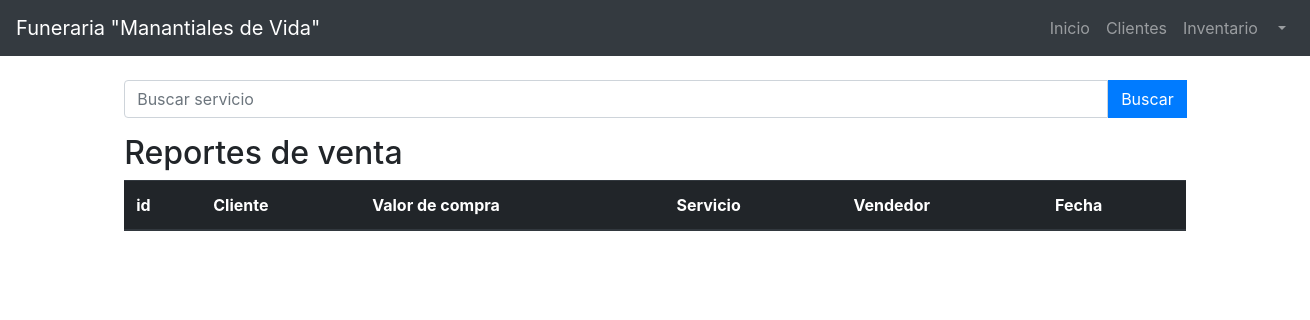
Before: /modulos/reportes/index.php with the older database file.
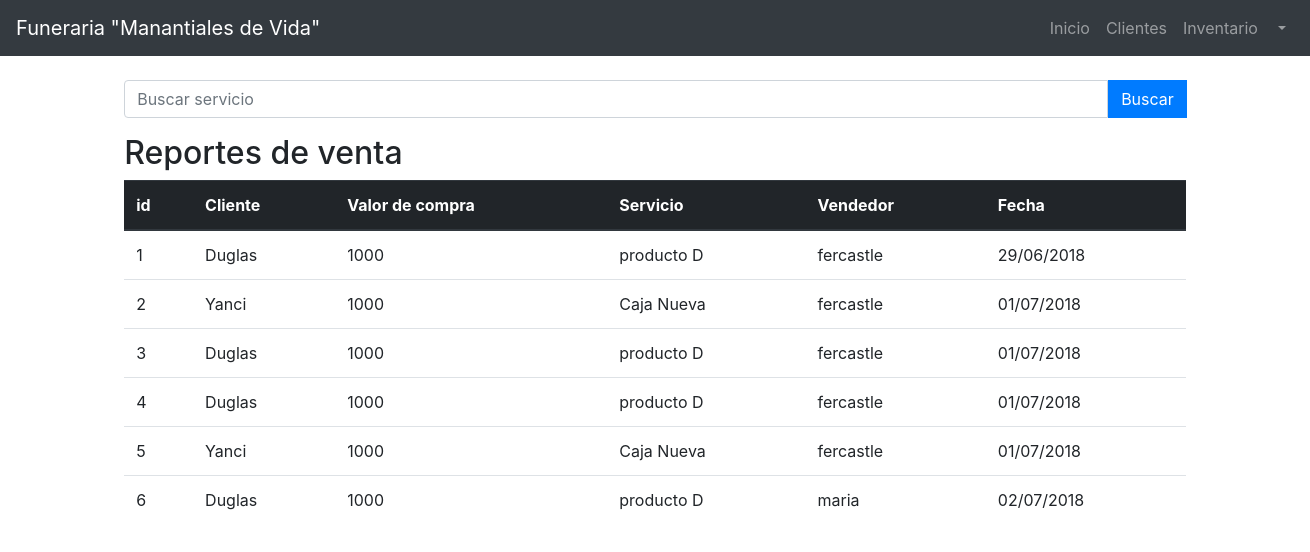
After: the same page with the newer database file.
### tables this page shows
CREATE TABLE `tblfacturas` (
  `idfactura` int(11) NOT NULL,
  `idcliente` int(11) NOT NULL,
  `idusuario` int(11) NOT NULL,
  `idproducto` int(11) NOT NULL,
  `fecha_factura` date NOT NULL,
  `total_venta` float NOT NULL
);

CREATE TABLE `tblclientes` (
  `idcliente` int(11) NOT NULL,
  `nombre_cliente` varchar(45) NOT NULL,
  `apellidos_cliente` varchar(45) NOT NULL,
  `direccion_cliente` varchar(100) NOT NULL,
  `tel_cliente` varchar(10) NOT NULL,
  `fecha_ingreso_cliente` date NOT NULL,
  `idusuario` int(11) NOT NULL
);

CREATE TABLE `tblproductos` (
  `idproducto` int(11) NOT NULL,
  `nombre_producto` varchar(45) NOT NULL,
  `precio_compra` double NOT NULL,
  `precio_venta` double NOT NULL,
  `descripcion` varchar(45) NOT NULL,
  `foto` varchar(150) DEFAULT NULL,
  `fecha_ingreso` date NOT NULL,
  `cantidad_producto` int(11) NOT NULL,
  `idproveedor` int(11) NOT NULL,
  `idusuario` int(11) NOT NULL
);

CREATE TABLE `tblusuarios` (
  `idusuario` int(11) NOT NULL,
  `nombreusuario` varchar(45) NOT NULL,
  `apellidousuario` varchar(45) DEFAULT NULL,
  `fechanacimiento` date DEFAULT NULL,
  `telefonousuario` varchar(10) DEFAULT NULL,
  `direccionusuario` varchar(200) DEFAULT NULL,
  `generousuario` varchar(45) DEFAULT NULL,
  `correousuario` varchar(45) DEFAULT NULL,
  `tipousuario` int(11) DEFAULT NULL,
  `username` varchar(45) DEFAULT NULL,
  `password` varchar(300) NOT NULL
);

### modulos/reportes/index.php (called while the page is built, shortened)
<?php
  require_once('../../config/funciones.php');
  require_once('../../config/sql.php');
  if (!isset($_POST['buscar'])) {
    $SQL->conect();
    $facturas = $SQL->select("SELECT * FROM tblfacturas INNER JOIN tblclientes ON tblfacturas.idcliente = tblclientes.idcliente INNER JOIN tblusuarios ON tblfacturas.idusuario = tblusuarios.idusuario INNER JOIN tblproductos ON tblfacturas.idproducto = tblproductos.idproducto");
  }
  require_once('../../views/reportes/reportes.view.php');
 ?>

### config/sql.php (called while the page is built, shortened)
<?php
class Sql
{
  private $dbname = 'funerariadb';
  private $host = 'localhost';
  private $user = 'root';
  private $pass = '';
  private $conexion = null;
  function conect(){
    try {
      $this->conexion = new PDO('mysql:host='.$this->host.';dbname='.$this->dbname, $this->user,$this->pass);
      return $this->conexion;
    } catch (PDOException $e) {
      echo "Error al conectar con la base de datos";
      return false;
    }
  }
  function select($consulta){
    $stmt = $this->conexion->prepare($consulta);
    $stmt->execute();
    $resultados = $stmt->fetchAll();
    if (empty($resultados)) {
      return false;
    }else {
      return $resultados;
    }
  }
  function close(){
    $this->conexion = null;
  }
}
$SQL = new Sql;
?>

### config/funciones.php (called while the page is built, shortened)
<?php
function mostrarFecha($fecha){
  return date("d/m/Y", strtotime($fecha));
}
?>

### views/reportes/reportes.view.php (the view, shortened to what this page needs)
<!DOCTYPE html>
<html lang="es">
<head>
  <link rel="stylesheet" href="../../css/bootstrap.min.css">
</head>
<body>
  <div class="container-fluid">
    <header class="row">
        <div class="navbar navbar-expand navbar-dark bg-dark col-md-12">
            <a href="#" class="navbar-brand">Funeraria "Manantiales de Vida"</a>
            <ul class="navbar-nav ml-auto">
                <li class="nav-item">
                    <a href="../../index.php" class="nav-link">Inicio</a>
                </li>
                <li class="nav-item">
                    <a href="../clientes/index.php" class="nav-link">Clientes</a>
                </li>
                <li class="nav-item">
                    <a href="../inventario/index.php" class="nav-link">Inventario</a>
                </li>
                <li class="nav-item dropdown">
                    <a href="#" class="nav-link dropdown-toggle" id="navbarDropdown" role="botton" data-toggle="dropdown">
                        <?php echo $_SESSION['usuario']['nombre']?>                        </a>
                </li>
            </ul>
        </div>
    </header>
    <br>
    <div class="row justify-content-center">
      <div class="col-md-10 mb-3">
        <form  action="<?php echo $_SERVER['PHP_SELF'] ?>" method="post">
          <div class="input-group">
            <input type="text" class="form-control" name="busqueda" placeholder="Buscar servicio" aria-describedby="inputGroupPrepend" required>
            <div class="input-group-prepend">
              <input type="submit" name="buscar" value="Buscar" class="btn btn-primary">
            </div>
          </div>
        </form>
      </div>
    </div>
    <div class="row">
      <header class="col-md-12 offset-1">
        <h2>Reportes de venta</h2>
      </header>
    </div>
    <div class="row justify-content-center">
      <div class="col-md-10">
        <table class="table">
          <thead class="thead-dark">
            <th>id</th>
            <th>Cliente</th>
            <th>Valor de compra</th>
            <th>Servicio</th>
            <th>Vendedor</th>
            <th>Fecha</th>
          </thead>
          <tbody>
            <?php foreach ($facturas as $key => $factura): ?>
              <tr>
                <td><?php echo $factura['idfactura'] ?></td>
                <td><?php echo $factura['nombre_cliente']?></td>
                <td><?php echo $factura['total_venta']?></td>
                <td><?php echo $factura['nombre_producto']?></td>
                <td><?php echo $factura['username']?></td>
                <td><?php echo mostrarFecha($factura['fecha_factura'])?></td>
              </tr>
            <?php endforeach; ?>
          </tbody>
        </table>
      </div>
    </div>
  </div>
</body>
</html>

Changed rows visible on the page:
added tblfacturas: idfactura "1", idcliente.nombre_cliente "Duglas", total_venta "1000", idproducto.nombre_producto "producto D", idusuario.username "fercastle", fecha_factura "29/06/2018"
added tblfacturas: idfactura "2", idcliente.nombre_cliente "Yanci", total_venta "1000", idproducto.nombre_producto "Caja Nueva", idusuario.username "fercastle", fecha_factura "01/07/2018"
added tblfacturas: idfactura "3", idcliente.nombre_cliente "Duglas", total_venta "1000", idproducto.nombre_producto "producto D", idusuario.username "fercastle", fecha_factura "01/07/2018"
added tblfacturas: idfactura "4", idcliente.nombre_cliente "Duglas", total_venta "1000", idproducto.nombre_producto "producto D", idusuario.username "fercastle", fecha_factura "01/07/2018"
added tblfacturas: idfactura "5", idcliente.nombre_cliente "Yanci", total_venta "1000", idproducto.nombre_producto "Caja Nueva", idusuario.username "fercastle", fecha_factura "01/07/2018"
added tblfacturas: idfactura "6", idcliente.nombre_cliente "Duglas", total_venta "1000", idproducto.nombre_producto "producto D", idusuario.username "maria", fecha_factura "02/07/2018"
